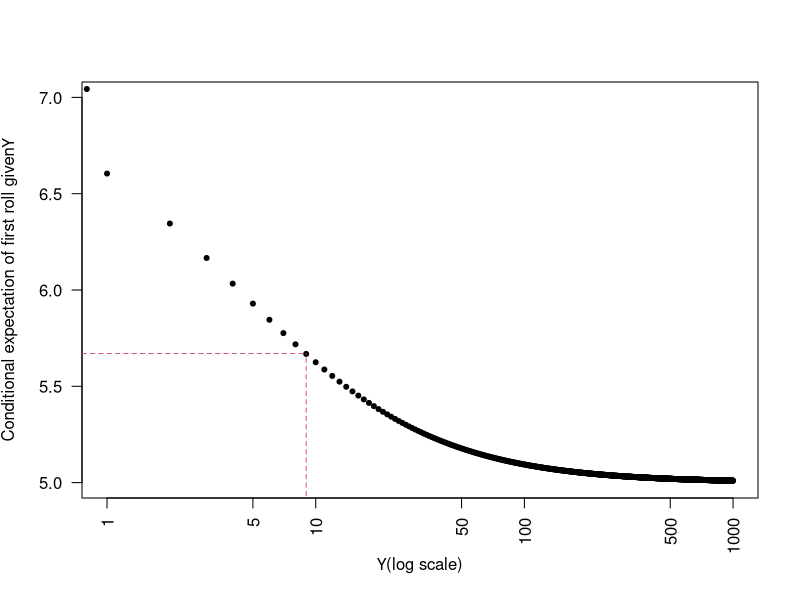
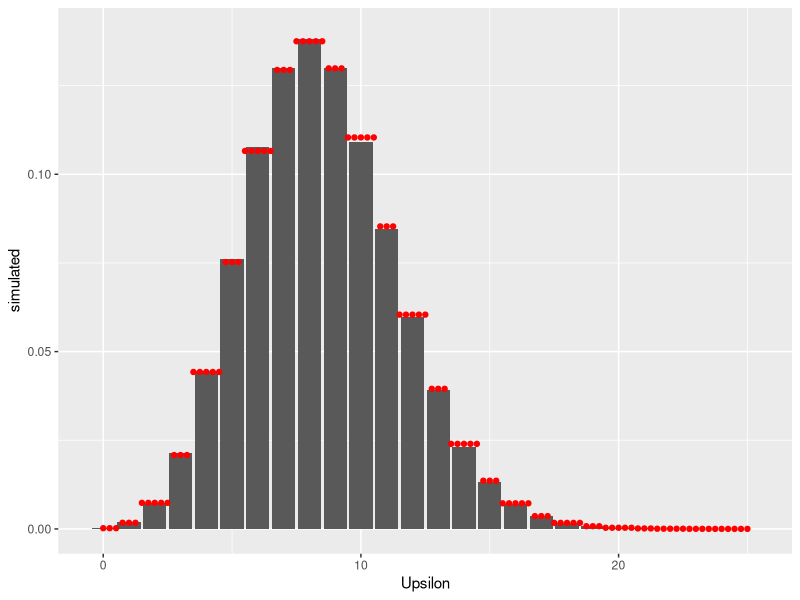
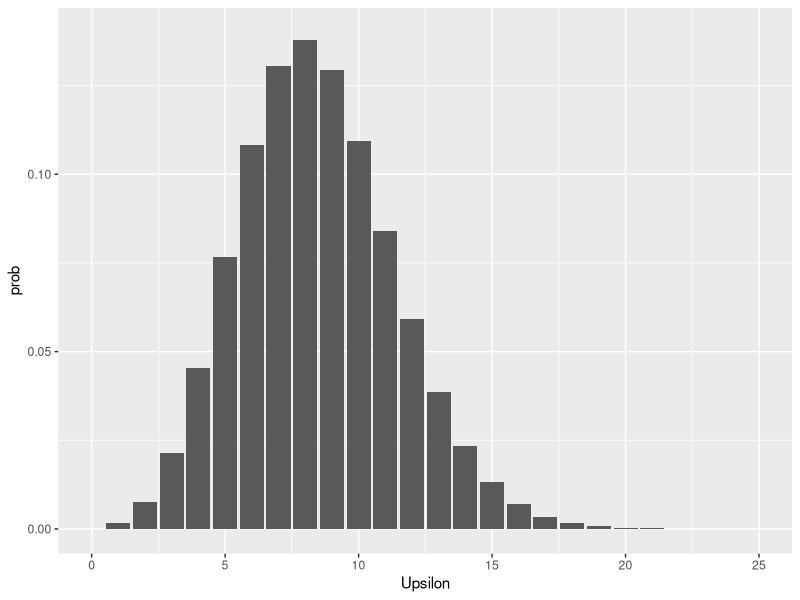
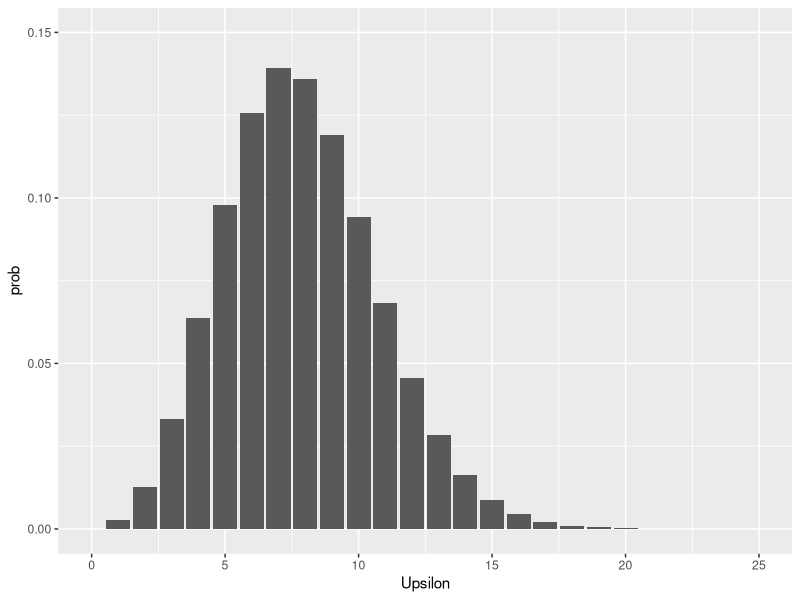

Generate these figures, in order, with R:
## ---- chunk 1
options(width = 110)
library(knitr)
knit_hooks$set(small.mar = function(before, options, envir) {
    if (before) par(mar = c(4, 4, .1, .1), las = 1)  # smaller margin on top and right
})
## ---- chunk 2
Pr <- function(x, n = 10, Upsilon = 0) {
  b <- n + 2 + Upsilon
  ifelse(x > n, 0, log(1 + 1 / (n + 1 + Upsilon - x), b)) / (1 - log(1 + Upsilon, b))
}
Omega <- 0:10
names(Omega) <- as.character(Omega)
# can define all of the above via source("bowling.R") if Week03 is your working directory
round(t(sapply(c(`0` = 0, `1` = 1, `9` = 9), FUN = Pr, x = Omega, n = 10)), digits = 5)
## ---- chunk 3
plot(1:999, Omega %*% sapply(1:999, FUN = Pr, x = Omega, n = 10), type = "p", log = "x",
     ylab = expression(paste("Conditional expectation of first roll given", Upsilon)),
     xlab = expression(paste(Upsilon, "(log scale)")), las = 2, pch = 20,
     xlim = c(1, 999), ylim = c(5, 7))
points(4 / 5, sum(Omega * Pr(Omega)), pch = 20)
segments(x0 = 9, y0 = 0, y1 = 5.67, col = 2, lty = 2)
segments(x0 = .Machine$double.eps, y0 = 5.67, x1 = 9, col = 2, lty = 2)
## ---- chunk 4
mu <- 8.5
Upsilon <- 0:999 # practically infinite, at least relative to mu
joint_Pr <- matrix(NA, nrow = length(Upsilon), ncol = length(Omega), dimnames = list(Upsilon, Omega))
# dpois() evaluates the Poisson PMF with expectation mu: mu^y * exp(-mu) / factorial(y)
for (y in Upsilon) joint_Pr[y + 1, ] <- dpois(y, mu) * Pr(Omega, n = 10, Upsilon = y)
round(joint_Pr, digits = 6) # can View(joint_Pr) in RStudio to see more rows
## ---- chunk 5
dim(joint_Pr); sum(joint_Pr)
## ---- chunk 6
marginal_Pr <- colSums(joint_Pr)
round(marginal_Pr, digits = 5)
## ---- chunk 7
library(dplyr)
library(ggplot2)
S <- 10^7 # practically infinite
tibble(Upsilon = rpois(S, mu)) %>% # draw S times from a Poisson with expectation mu
  group_by(Upsilon) %>%
  mutate(x_1 = sample(Omega, size = n(), replace = TRUE, 
                      prob = Pr(Omega, n = 10, first(Upsilon)))) %>%
  ungroup %>%
  filter(x_1 == 7) %>%
  count(Upsilon, name = "simulated") %>%
  mutate(simulated = simulated / sum(simulated), # close to exact for finite S
         exact = joint_Pr[Upsilon + 1, "7"] / marginal_Pr["7"]) %>%
  ggplot(mapping = aes(x = Upsilon, y = simulated)) + geom_col() +            # posterior
  stat_function(geom = "point", color = "red", fun = ~dpois(round(.x), mu)) + # prior
  ylim(0, 0.14)
## ---- chunk 8
joint_Pr_frame <- array(NA, dim = c(length(Upsilon), length(Omega), length(Omega)),
                        dimnames = list(Upsilon, Omega, Omega))
for (y in Upsilon) {
  prior <- dpois(y, mu) # scalar
  cPr_x_1 <- Pr(Omega, n = 10, Upsilon = y) # vector of size 11
  cPr_x_2 <- t(sapply(Omega, FUN = function(x_1) { # 11x11 matrix
    Pr(Omega, n = 10 - x_1, Upsilon = y)
  }))
  joint_Pr_frame[y + 1, , ] <- prior * cPr_x_1 * cPr_x_2 # elementwise multiplication
} # this is correct but relies on R's recycling conventions
dim(joint_Pr_frame)
sum(joint_Pr_frame)
## ---- chunk 9
marginal_Pr_frame <- apply(joint_Pr_frame, MARGIN = 2:3, FUN = sum) # shown below
## ---- chunk 10
library(knitr)
library(kableExtra)
library(dplyr)
options("kableExtra.html.bsTable" = TRUE)
options(scipen = 6)
options(knitr.kable.NA = "")
tmp <- as.data.frame(marginal_Pr_frame)
for (i in 1:ncol(tmp)) 
  tmp[,i] <- cell_spec(round(tmp[,i], digits = 7), "html", bold = tmp[,i] == 0,
                       color = ifelse(tmp[,i] == 0, "red", "black"))
kable(tmp, digits = 6, align = 'c', escape = FALSE) %>%
    kable_styling("striped", full_width = FALSE)
## ---- chunk 11
ggplot(tibble(Upsilon,
              prob = joint_Pr_frame[ , "7", "2"] / marginal_Pr_frame["7", "2"])) +
  geom_col(aes(x = Upsilon, y = prob)) + xlim(0, 25) + ylim(0, 0.14)
## ---- chunk 12
prior <- joint_Pr[ , "7"] / marginal_Pr["7"] # = Pr(Upsilon | mu = 8.5, n = 10, x_1 = 7)
likelihood <- sapply(Upsilon, FUN = Pr, x = 2, n = 10 - 7) # for each value of Upsilon
numerator <- prior * likelihood
round(rbind("2 step" = head(numerator, 23) / sum(numerator),
            "1 leap" = head(joint_Pr_frame[ , "7", "2"], 23) / marginal_Pr_frame["7", "2"],
            "prior"  = dpois(0:22, mu)), digits = 5)
## ---- chunk 13
tibble(Upsilon = rpois(S, mu)) %>%
  group_by(Upsilon) %>%
  
  filter(7 == # condition on roll 1
           sample(Omega, 
                  size = n(),
                  replace = TRUE,
                  prob = Pr(Omega, 
                            n = 10, 
                            first(Upsilon)))) %>%
  filter(2 == # condition on roll 2
           sample(Omega, 
                  size = n(), 
                  replace = TRUE,
                  prob = Pr(Omega, 
                            n = 10 - 7, 
                            first(Upsilon)))) %>%
  ungroup %>%
  
  count(Upsilon, name = "simulated") %>%
  mutate(simulated = simulated / 
                     sum(simulated),
         exact = joint_Pr_frame[Upsilon + 1, 
                                "7", "2"] / 
                 marginal_Pr_frame["7", "2"]) %>%
  print(n = 22)
## ---- chunk 14
game <- rbind(
  `1st` = c(7, 2), `2nd` = c(7, 1), `3rd` = c(10, 0), `4th` = c(5, 3),  `5th` = c(9, 1),
  `6th` = c(6, 1), `7th` = c(8, 2), `8th` = c(4,  5), `9th` = c(7, 3), `10th` = c(8, 1) )
log_prior <- dpois(Upsilon, mu, log = TRUE) # use (natural) logs for numerical reasons
log_likelihood <- sapply(Upsilon, FUN = function(y) {
  sum(log(Pr(x = game[ , 1], n = 10, Upsilon = y)), 
      log(Pr(x = game[ , 2], n = 10 - game[ , 1], Upsilon = y)))
  })
numerator <- exp(log_prior + log_likelihood) # convert back to probability units
denominator <- sum(numerator)
## ---- chunk 15
ggplot(tibble(Upsilon, 
              prob = numerator / denominator)) +
  geom_col(aes(x = Upsilon, y = prob)) + xlim(0, 25) + ylim(0, 0.15)
